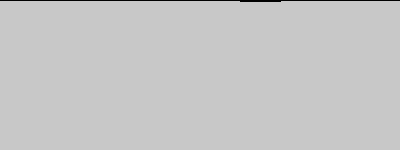
Frame 1 (no input)
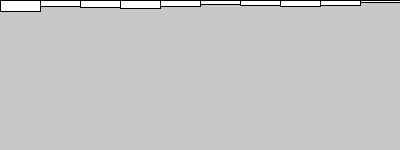
Frame 60 (the mouse pressed at the canvas centre just before this capture)
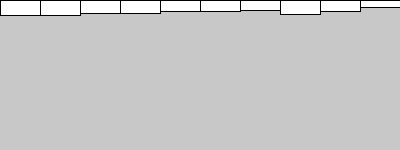
Frame 120 (the mouse held since frame 60 and released just before this capture)

The Processing sketch that drew these frames (run headless with seeded random() and noise(); from frame 60 on, the mouse is pressed at the canvas centre):

// Processing sketch: NoC_C1_2_random_pde
// ── NoC_C1_2_random_pde.pde
int count = 10;
int[] numbers = new int[count];


void setup() {
  size(400, 150);
  frameRate(1000);
  for (int i=0; i<numbers.length; i++) {
    numbers[i] = 0;
  }
}


void draw() {
  background(200);
  int r= int(random(0, count));
  int tmp = numbers[r];
  numbers[r] = tmp + 1;
  if(numbers[r]>=height){
    numbers[r] = 0;
  }
  int rectwidth = width / numbers.length;
  for (int i=0; i<numbers.length; i++) {
    rect(i*rectwidth, 0, rectwidth, numbers[i]);
  }
}
